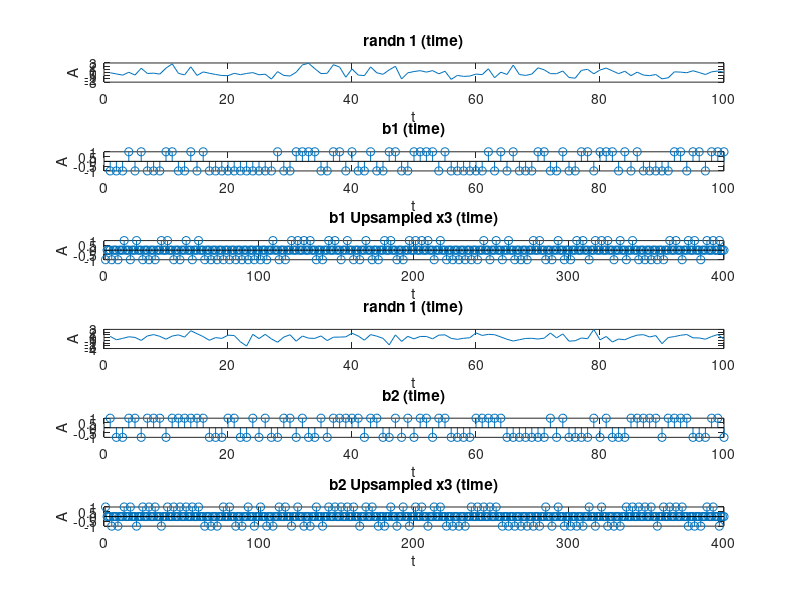
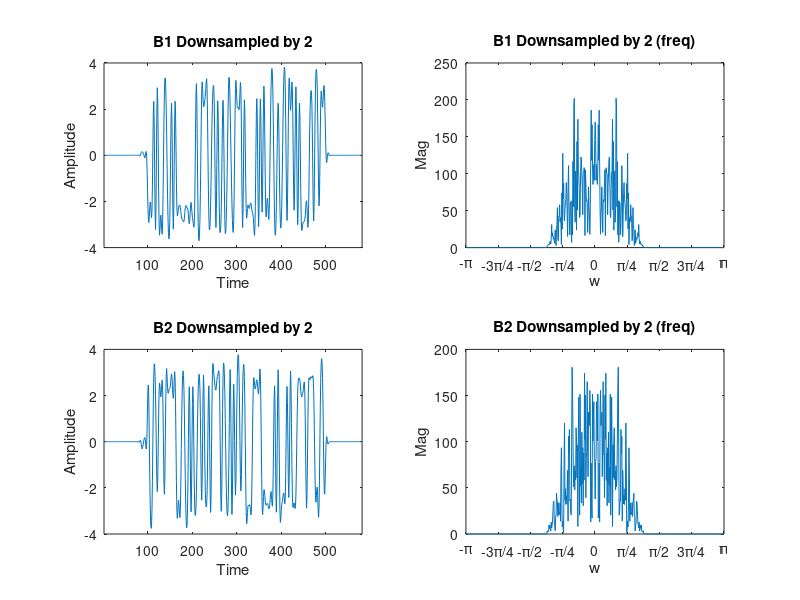
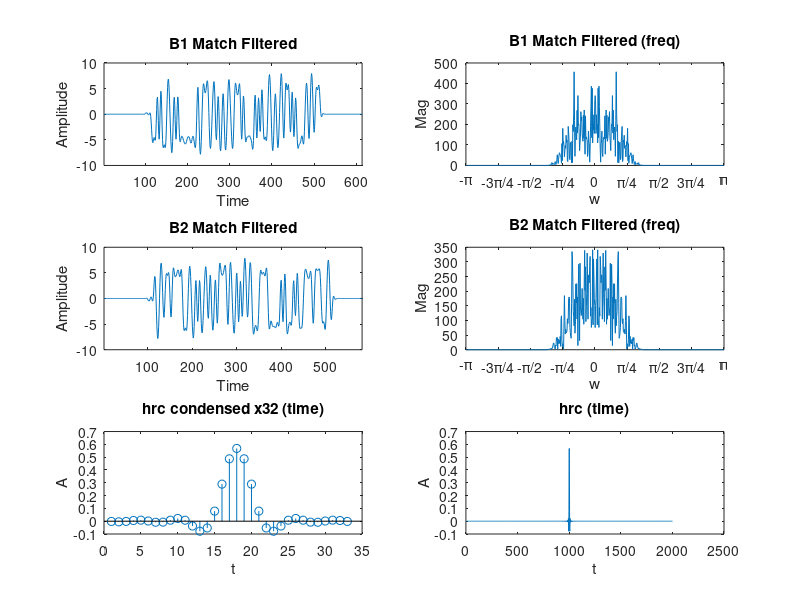
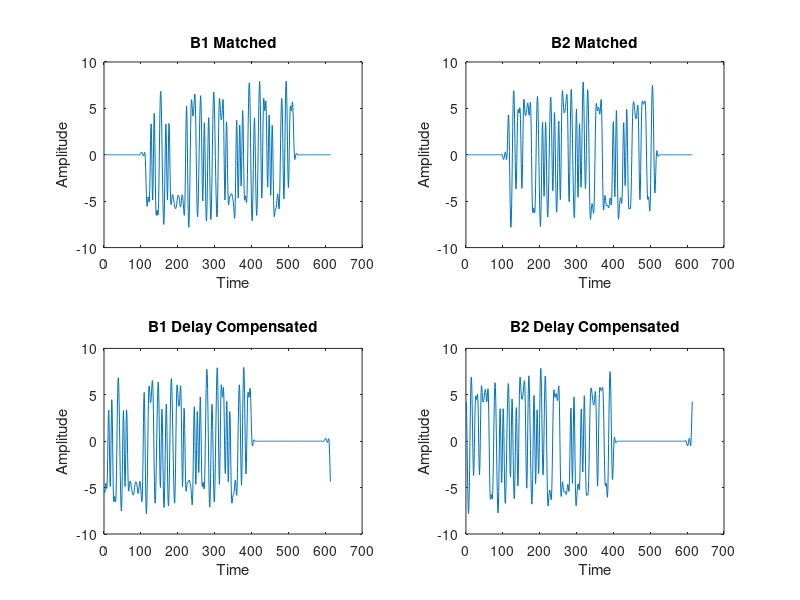

MATLAB code for these plots, in order:
%--Created by: Richard Cerrato--%
%--Date: 11/1/2023--%
%--Use ctrl-f and search 'PART[1-6]' to flip through different sections--%
%--Just click "Run", to test new random bit sequences, run the program again--%

%----------BIT SEQUENCE GENERATOR----------%
%--PART1--%


sequence_len = 100; % Change this to adjust length of b1 and b2 bit sequences

x1 = randn(1,sequence_len); % Generate a random seuqnce of numbers positve and negative with a zero-mean distribution of length sequnce_len 
x2 = randn(1,sequence_len);

b1 = zeros(size(sequence_len)); % Create an array of all zeros of the same size as the random sequence
b2 = zeros(size(sequence_len));

b1(x1 >= 0) = 1; % For every positive value of the random sequence, assign a +1 to the ne array
b1(x1 < 0) = -1; % For every negative value of the random sequence, assign a -1 to the ne array

b2(x2 >= 0) = 1;
b2(x2 < 0) = -1;

b1_upsampled = zeros(1, sequence_len * 4); % Create a new array with all zeros 4 times the size of the sequence
b1_upsampled(1:4:end) = b1; % Replace the values of the bit sequence every 4th element

b2_upsampled = zeros(1, sequence_len * 4);
b2_upsampled(1:4:end) = b2;

figure(1);

subplot(6,1,1)
plot(x1);
title('randn 1 (time)');
xlabel('t');
ylabel('A');

subplot(6,1,2)
stem(b1);
title('b1 (time)');
xlabel('t');
ylabel('A');

subplot(6,1,3)
stem(b1_upsampled);
title('b1 Upsampled x3 (time)');
xlabel('t');
ylabel('A');

subplot(6,1,4)
plot(x2);
title('randn 1 (time)');
xlabel('t');
ylabel('A');

subplot(6,1,5)
stem(b2);
title('b2 (time)');
xlabel('t');
ylabel('A');

subplot(6,1,6)
stem(b2_upsampled);
title('b2 Upsampled x3 (time)');
xlabel('t');
ylabel('A');


%----------RAISED COSINE FUNCTION GENERATOR----------%
%--PART2--%


T = 4;
B = 0.5;

up_bound = (pi * (1 + B)) / T; % Establish the upper and lower bounds of the piecewise function
down_bound = (pi * (1 - B)) / T;

w = -pi:0.001*pi:pi;  % Set the sample rate and range

val1 = sqrt(T); % Define the function at different parts of the piecewise

val2 = sqrt( (T / 2) * (1 + cos((T / (2 * B)) * (abs(w) - down_bound))));

Hrc = zeros(size(w)); % Create an array of zeros the size of the number of samples


Hrc(abs(w) >= 0 & abs(w) <= down_bound) = val1; % Replace values with the outcome of the piecewise for each part depending on the bounds of w
Hrc(abs(w) >= down_bound & abs(w) <= up_bound) = val2(abs(w) >= down_bound & abs(w) <= up_bound);


hrc = ifft(fftshift(Hrc)); % Take the inverse fourier transform of Hrc, and center it, only plotting real values
hrc = real(fftshift(hrc));


start_index = max(1000 - 16, 1); % Find the center and the indexes of the values 16 to the let and right of the center
end_index = min(1000 + 16, length(hrc));

hrc_condensed= hrc(start_index:end_index); % create a new array that only includes 32 samples of hrc, 16 to right and left

% figure(2);
% 
% subplot(3,1,1)
% plot(Hrc)
% title('Hrc (freq)');
% xlabel('w');
% ylabel('Mag');
% 
% 
% subplot(3,1,2)
% plot(hrc)
% title('hrc (time)');
% xlabel('t');
% ylabel('A');
% 
% 
% subplot(3,1,3)
% stem(hrc_condensed)
% title('hrc condensed x32 (time)');
% xlabel('t');
% ylabel('A');


%----------CONVOLUTION (of b1 and b2 by hrc) VIA SLIDING-WINDOW----------%
%--PART3--%


sampling_rate = 10000;

h = hrc_condensed;


for j = 0:1 % Perform the sliding window twice, once to b1, and once to b2
    
    if j == 0
        x = b1_upsampled; % If itteration 1, set the input signal x to b1
    end
    if j == 1
        x = b2_upsampled; % If itteration 2, set the input signal x to b2
    end
    
    
    sig_end = length(h); % Set the window size equal to the size of hrc (32)
    
    h_transpose = h.'; % Transpose for dot product
    
    X_window = zeros(1,sig_end); % Initialize the window with zeros, again, size 32
    
    y = zeros(1, length(x) + sig_end - 1); % Create an array that stores the dot product and sum of all values
    
    
    for i = 1:length(x)+sig_end-1 % Itterate through entire signal
         if i <= length(x)
            X_window = [x(i), X_window(1:end-1)]; % Shift the window and update with the current input value
         end
         if i > length(x)
             X_window = [0, X_window(1:end-1)]; % If we havent fully engulfed the signal in the window (b1 or b2), add zeros one at a time
         end
        y(i) = sum(X_window .* h); % Store the summed dot product
    end

    if j == 0
        b1_convolved = y; % If itteration 1, set the output signal y to b1_convolved
    end
    if j == 1
        b2_convolved = y; % If itteration 2, set the output signal y to b2_convolved
    end

end

% figure(3);
% 
% subplot(5,1,1)
% stem(h)
% title('hrc condensed x32 (time)');
% xlabel('t');
% ylabel('A');
% 
% subplot(5,1,2)
% stem(b1_upsampled)
% title('b1 Upsampled x3 (time)');
% xlabel('t');
% ylabel('A');
% 
% subplot(5,1,3)
% %stem(b1_convolved)
% plot(b1_convolved)
% title('b1 * hrc (time)');
% xlabel('t');
% ylabel('A');
% 
% subplot(5,1,4)
% stem(b2_upsampled)
% title('b2 Upsampled x3 (time)');
% xlabel('t');
% ylabel('A');
% 
% subplot(5,1,5)
% %stem(b2_convolved)
% plot(b2_convolved)
% title('b2 * hrc (time)');
% xlabel('t');
% ylabel('A');


%----------UPSAMPLING AND LOWPASS FILTERING----------%
%--PART4--%


b1_conv_upsampled = zeros(1, length(b1_convolved) * 20);  % Create a new array with all zeros 20 times the size of the sequence
b1_conv_upsampled(1:20:end) = b1_convolved; % Replace the values of the bit sequence every 20th element

b2_conv_upsampled = zeros(1, length(b2_convolved) * 20); % Do the same for b2
b2_conv_upsampled(1:20:end) = b2_convolved;

b1_freq = real(fft(b1_conv_upsampled)); % Take the real values of the fourier transform of b1 and b2
b2_freq = real(fft(b2_conv_upsampled));

wl = 0.5*(375*2*pi)/(20*2000); % (3*pi)/(8*20) possibly multiply by 1/2

lpf = fir1(50, wl, "low"); % create a lowpass filter with a cutoff frequency that matches the upsampled bandwidth ( 3pi/(8 * 20) )
lpf = 20*lpf; % Scale the magnitude by 20, so the original magnitude can be recovered

b1_filtered = filter(lpf, 1, b1_conv_upsampled); % Apply the lpf in time domain
b2_filtered = filter(lpf, 1, b2_conv_upsampled);

b1_freq_filtered = real(fftshift(fft(b1_filtered))); % Show the applied lpf to b1 and b2 in the frequency domain by taking the fourier transform
b2_freq_filtered = real(fftshift(fft(b2_filtered)));


% figure(4);
% 
% subplot(4,2,1)
% plot(b1_conv_upsampled);
% title('b1 Upsampled x20 (time)');
% xlabel('t');
% ylabel('A');
% 
% subplot(4,2,3)
% semilogy(b1_freq);
% title('b1 Upsampled (freq)');
% xlabel('w');
% ylabel('Mag');
% 
% subplot(4,2,5)
% %semilogy(b1_freq_filtered);
% plot(b1_freq_filtered);
% title('b1 Upsampled lpf (freq)');
% xlabel('w');
% ylabel('Mag');
% 
% subplot(4,2,7)
% plot(b1_filtered);
% title('b1 Upsampled lpf (time)');
% xlabel('t');
% ylabel('A');
% 
% subplot(4,2,2)
% plot(b2_conv_upsampled);
% title('b2 Upsampled x20 (time)');
% xlabel('t');
% ylabel('A');
% 
% subplot(4,2,4)
% semilogy(b2_freq);
% title('b2 Upsampled (freq)');
% xlabel('w');
% ylabel('Mag');
% 
% subplot(4,2,6)
% %semilogy(b2_freq_filtered);
% plot(b2_freq_filtered);
% title('b2 Upsampled lpf (freq)');
% xlabel('w');
% ylabel('Mag');
% 
% subplot(4,2,8)
% plot(b2_filtered);
% title('b2 Upsampled lpf (time)');
% xlabel('t');
% ylabel('A');


%----------SINE AND COSINE MODULATION s[n]----------%
%--PART5--%


wc = (0.44 * pi) ; % Set the carrier frequency to 0.44pi

%modulated_b1 = cos(wc * n + b1_filtered);
%modulated_b2 = sin(wc * n + b2_filtered);

%n = 0:4/(8640-1):4;

modulated_b1 = cos(wc * (0:1:length(b1_filtered) - 1 )) .*b1_filtered; % Multiply both signals by their respective carrier signals, with the carrier signals scaled
modulated_b2 = sin(wc * (0:1:length(b2_filtered) - 1 )) .*b2_filtered; % This is done in the time domain

b1_freq_mod = real(fftshift(fft(modulated_b1))); % Take the fourier transofrm of these modulated signals, center them and plot real values
b2_freq_mod = real(fftshift(fft(modulated_b2)));

combined_sig = modulated_b1 + modulated_b2; % Add the two signals together to get one signal
combined_sig_freq = real(fftshift(fft(combined_sig))); % Take the fourier transofrm


step = 2 * pi / length(b1_freq_mod); % Set plotting parameters
w = -pi:step:pi - step;

% figure(5);
% 
% subplot(4, 2, 1);
% plot(b1_filtered);
% title('b1');
% xlabel('Time');
% ylabel('Amplitude');
% 
% subplot(4, 2, 3);
% plot(modulated_b1);
% title('Modulated b1');
% xlabel('Time');
% ylabel('Amplitude');
% 
% subplot(4, 2, 5);
% plot(w, b1_freq_mod);
% title('Modulated b1 (freq)');
% xlabel('w');
% ylabel('Mag');
% 
% subplot(4, 2, 7);
% plot(combined_sig);
% title('Combined Signal');
% xlabel('Time');
% ylabel('Amplitude');
% 
% subplot(4, 2, 2);
% plot(b2_filtered);
% title('b2');
% xlabel('Time');
% ylabel('Amplitude');
% 
% subplot(4, 2, 4);
% plot(modulated_b2);
% title('Modulated b2');
% xlabel('Time');
% ylabel('Amplitude');
% 
% subplot(4, 2, 6);
% semilogy(w, b2_freq_mod);
% title('Modulated b2 (freq)');
% xlabel('w');
% ylabel('Mag');
% 
% subplot(4, 2, 8);
% semilogy(w, combined_sig_freq);
% title('Combined Signal (freq)');
% xlabel('w');
% ylabel('Mag');
% set(gca,'XTick',-pi:pi/4:pi);
% set(gca,'XTickLabel',{'-\pi','-3\pi/4','-\pi/2','-\pi/4','0','\pi/4','\pi/2','3\pi/4','\pi'})


%----------ADDITION OF NOISE----------%
%--PART6--%


noise = randn(1,length(combined_sig)); % Generate a random seuqnce of numbers positve and negative with a zero-mean distribution of length equal to the combined signals length

noise = 0.1*noise;

noise_freq = real(fftshift(fft(noise))); % Take the fourier transform, center it and only look at real values

transmitted_sig = combined_sig + noise; % Add the noise to the combined signal to simulate noise

transmitted_sig_freq = real(fftshift(fft(transmitted_sig))); % Take the fourier transform, center it and only look at real values

% figure(6);
% 
% subplot(3, 2, 1);
% plot(combined_sig);
% title('Combined Signal');
% xlabel('Time');
% ylabel('Amplitude');
% 
% subplot(3, 2, 2);
% semilogy(w, combined_sig_freq);
% title('Combined Signal (freq)');
% xlabel('w');
% ylabel('Mag');
% set(gca,'XTick',-pi:pi/4:pi);
% set(gca,'XTickLabel',{'-\pi','-3\pi/4','-\pi/2','-\pi/4','0','\pi/4','\pi/2','3\pi/4','\pi'})
% 
% subplot(3, 2, 3);
% plot(noise);
% title('Noise');
% xlabel('Time');
% ylabel('Amplitude');
% 
% subplot(3, 2, 4);
% plot(w, noise_freq);
% title('Noise (freq)');
% xlabel('w');
% ylabel('Mag');
% set(gca,'XTick',-pi:pi/4:pi);
% set(gca,'XTickLabel',{'-\pi','-3\pi/4','-\pi/2','-\pi/4','0','\pi/4','\pi/2','3\pi/4','\pi'})
% 
% subplot(3, 2, 5);
% plot(transmitted_sig);
% title('Signal with Noise');
% xlabel('Time');
% ylabel('Amplitude');
% 
% subplot(3, 2, 6);
% plot(w, transmitted_sig_freq);
% title('Signal with Noise (freq)');
% xlabel('w');
% ylabel('Mag');
% set(gca,'XTick',-pi:pi/4:pi);
% set(gca,'XTickLabel',{'-\pi','-3\pi/4','-\pi/2','-\pi/4','0','\pi/4','\pi/2','3\pi/4','\pi'})



%--Created by: Richard Cerrato--%
%--Date: 11/18/2023--%
%--Use ctrl-f and search 'PART[1-6]' to flip through different sections--%
%--Just click "Run" to excecute the program again. You must have all the--%
%--included files in the same directory, they are the final output signals--%
%--from Computing Assignment 1. If you wish to use your own inputs, you must--%
%--name the files the same way I did--%

%----------Bandpass Filter to Received Signal----------%
%--PART1--%


% Set the filter parameters
cutoff_frequency = (3)/160; % Adjust the cutoff frequency
center_frequency = 0.44*pi;
filter_order = 300; % Adjust the filter order (CHANGE BACK TO 1000)

% Define the time vector
n = 0:filter_order;

% Generate the bandpass filter
h = (cutoff_frequency)*sinc(cutoff_frequency * (n - ((filter_order - 1)/2))) .* blackman(filter_order+1)';
% Generate the cosine modulation
cosine_modulation = 2*cos(center_frequency * n);

% Apply the cosine modulation to shift the center frequency
h_shifted = h .* cosine_modulation;
%h_zerosa = h_shifted(1:length(transmitted_sig_freq));

sig_len = length(transmitted_sig); % Sets the amount of samples 

x = transmitted_sig;

%freq_math = h_freq .* transmitted_sig_freq;

sig_end = length(h_shifted); % creating a variable length for the impulse response signal (this should be 32 in our case)

h_transpose = h_shifted.'; % transposing the matrix h, converting it from a 32x1 to a 1x32 (for matrix math)
    
X_window = zeros(1,sig_end); % creating the sliding window matrix the same size as the impulse response signal, this will be populated with values from the input signal
    
passed_sig = zeros(1, length(x) + sig_end - 1); % creating the vector that will store the convultion result
    
for i = 1:length(x)+sig_end-1 % perfrom the sliding window opperation, it will itterate through the entire input signal (1000) and the transient response (+ 32 - 1)
     if i <= length(x)
        X_window = [x(i), X_window(1:end-1)]; % Shift the window and update with the current input value
     end
     if i > length(x) % if the window is beyond the input signals length, populate the remaining window points with zeros
         X_window = [0, X_window(1:end-1)];
     end
    passed_sig(i) = sum(X_window .* h_shifted); % perform the dot product of the window and the impulse response every itteration and sum it up, store this total in one element of the vector y
end

num_samples = length(transmitted_sig); % Reduces the outter edge of the bandpassed signal to be the length of the received signal
passed_sig = passed_sig(1:num_samples); % This effectively removes the transient state

passed_sig_freq = real(fftshift(fft(passed_sig))); % Takes the fourier transform to put the signal in the frequency domain
h_freq = (fftshift(fft(h_shifted,length(transmitted_sig_freq))));

% Test filtering by multiplying in frequ instead of convolving in time
% --------------------------------------------------------------------

test_filtered = h_freq.*transmitted_sig_freq;

%---------------------------------------------------------------------

freq_axis = linspace(-pi, pi, length(h_freq)); % This creates a variable for the frequency indexes that creates radian values that correspond to sample values

% figure(7);
% 
% subplot(3,1,1);
% plot(n, h);
% title('Lowpass Filter using Sinc Function and Blackman Window');
% xlabel('Time');
% ylabel('Amplitude');
% 
% subplot(3,1,2);
% plot(n, h_shifted);
% title('Bandpass Filter using Sinc Function and Blackman Window');
% xlabel('Time');
% ylabel('Amplitude');
% 
% subplot(3,1,3);
% plot(freq_axis, abs(h_freq));
% title('Frequency Response of Bandpass Filter');
% xlabel('w');
% ylabel('Mag');
% xlim([-pi, pi]);
% set(gca,'XTick',-pi:pi/4:pi);
% set(gca,'XTickLabel',{'-\pi','-3\pi/4','-\pi/2','-\pi/4','0','\pi/4','\pi/2','3\pi/4','\pi'});
% 
% figure(8);
% 
% subplot(3,2,1);
% plot(n, h_shifted);
% title('Bandpass Filter');
% xlabel('Time');
% ylabel('Amplitude');
% 
% subplot(3,2,3);
% plot(transmitted_sig);
% title('Received Signal');
% xlabel('Time');
% ylabel('Amplitude');
% xlim([1, num_samples]);
% 
% % Display the frequency response
% subplot(3,2,2);
% plot(freq_axis, abs(h_freq));
% title('Frequency Response of Bandpass Filter');
% xlabel('w');
% ylabel('Mag');
% xlim([-pi, pi]);
% set(gca,'XTick',-pi:pi/4:pi);
% set(gca,'XTickLabel',{'-\pi','-3\pi/4','-\pi/2','-\pi/4','0','\pi/4','\pi/2','3\pi/4','\pi'});
% 
% subplot(3,2,4);
% plot(freq_axis, abs(transmitted_sig_freq));
% title('Received Signal (freq)');
% xlabel('w');
% ylabel('Mag');
% xlim([-pi, pi]);
% set(gca,'XTick',-pi:pi/4:pi);
% set(gca,'XTickLabel',{'-\pi','-3\pi/4','-\pi/2','-\pi/4','0','\pi/4','\pi/2','3\pi/4','\pi'});
% 
% subplot(3,2,6);
% plot(freq_axis, abs(passed_sig_freq));
% title('Bandpassed Signal (freq)');
% xlabel('w');
% ylabel('Mag');
% xlim([-pi, pi]);
% set(gca,'XTick',-pi:pi/4:pi);
% set(gca,'XTickLabel',{'-\pi','-3\pi/4','-\pi/2','-\pi/4','0','\pi/4','\pi/2','3\pi/4','\pi'});
% 
% subplot(3,2,5);
% plot(passed_sig);
% title('Bandpassed Signal');
% xlabel('Time');
% ylabel('Amplitude');
% xlim([1, num_samples]);
% 
% figure(9);
% 
% plot(freq_axis, abs(test_filtered));
% title('Multiplied Bandpass and Input in Freq');
% xlabel('w');
% ylabel('Mag');
% xlim([-pi, pi]);
% set(gca,'XTick',-pi:pi/4:pi);
% set(gca,'XTickLabel',{'-\pi','-3\pi/4','-\pi/2','-\pi/4','0','\pi/4','\pi/2','3\pi/4','\pi'});


%----------Downsampling Filtered Signal----------%
%--PART2--%


downsampled_val = 10; % Establishes the downsampling rate to be 10

down_sampled_sig = zeros(1,(length(passed_sig)/downsampled_val)); % Creates a new array of length = the bandpass filtered signal divided by the downsample rate (10)

for i = 1:length(passed_sig) % passes through every sample/value of the bandpassed signal
    modu = mod(i,downsampled_val);
    if modu == 0 % If the sample's index is divisble by 10 (10, 20, 30, 40...)
        down_sampled_sig(i/downsampled_val) = passed_sig(i); % Store the value of those ideces in the new array, one after the other
    end
end

num_samples = length(passed_sig);

down_sampled_sig_freq = fftshift(fft(down_sampled_sig)); % Takes the fourier transform to put the signal in the frequency domain

freq_axis = linspace(-pi, pi, length(passed_sig_freq));
new_freq_axis = linspace(-pi, pi, length(down_sampled_sig_freq));

% old center frequency = 0.44pi

downsamp_center_freq = center_frequency*downsampled_val; % new center frequency = 0.44pi * 10 = 4.4pi

while true % this is not centered in between 0 and 2pi 
    if downsamp_center_freq > (2*pi) % so we subtract 2pi from it until we get a value in between 0 and 2pi
        downsamp_center_freq = downsamp_center_freq - (2*pi); % this is done in this loop
    else 
        break; % Once the value is in between 0 and 2pi it stops, saving that value
    end
end % 4.4pi -2pi -2pi = 0.4pi <- new carrier frequency


% figure(10);
% 
% subplot(2,2,2);
% plot(freq_axis, abs(passed_sig_freq));
% title('Bandpassed Signal (freq)');
% xlabel('w');
% ylabel('Mag');
% xlim([-pi, pi]);
% set(gca,'XTick',-pi:pi/4:pi);
% set(gca,'XTickLabel',{'-\pi','-3\pi/4','-\pi/2','-\pi/4','0','\pi/4','\pi/2','3\pi/4','\pi'});
% 
% subplot(2,2,1);
% plot(passed_sig);
% title('Bandpassed Signal');
% xlabel('Time');
% ylabel('Amplitude');
% xlim([1, num_samples]);
% 
% subplot(2,2,4);
% plot(new_freq_axis, abs(down_sampled_sig_freq));
% title('Downsampled Signal (freq)');
% xlabel('w');
% ylabel('Mag');
% xlim([-pi, pi]);
% set(gca,'XTick',-pi:pi/4:pi);
% set(gca,'XTickLabel',{'-\pi','-3\pi/4','-\pi/2','-\pi/4','0','\pi/4','\pi/2','3\pi/4','\pi'});
% 
% subplot(2,2,3);
% plot(down_sampled_sig);
% title('Downsampled Signal');
% xlabel('Time');
% ylabel('Amplitude');
% xlim([1, length(down_sampled_sig)]);


%----------Demodulating B1 and B2 Signals from combined Signal----------%
%--PART3--%


b1_demodulated = down_sampled_sig .* cos(downsamp_center_freq * (0:1:length(down_sampled_sig) - 1)); % Multiply the combined signal by a sine and cosine wave 
b2_demodulated = down_sampled_sig .* sin(downsamp_center_freq * (0:1:length(down_sampled_sig) - 1)); % Both containing the new downasmpled center frequencies, this aextracts B1 and B2

b1_demodulated_freq = fftshift(fft(b1_demodulated)); % Takes the fourier transform to put the signal in the frequency domain
b2_demodulated_freq = fftshift(fft(b2_demodulated));

demod_freq_axis = linspace(-pi, pi, length(b1_demodulated_freq)); 
demod_num_samples = length(b1_demodulated);

% figure(11);
% 
% subplot(3,2,1);
% plot(down_sampled_sig);
% title('Downsampled Signal');
% xlabel('Time');
% ylabel('Amplitude');
% xlim([1, demod_num_samples]);
% 
% subplot(3,2,2);
% plot(demod_freq_axis, abs(down_sampled_sig_freq));
% title('Downsampled Signal (freq)');
% xlabel('w');
% ylabel('Mag');
% xlim([-pi, pi]);
% set(gca,'XTick',-pi:pi/4:pi);
% set(gca,'XTickLabel',{'-\pi','-3\pi/4','-\pi/2','-\pi/4','0','\pi/4','\pi/2','3\pi/4','\pi'});
% 
% subplot(3,2,3);
% plot(b1_demodulated);
% title('B1 Demodulated By Cosine Signal');
% xlabel('Time');
% ylabel('Amplitude');
% xlim([1, demod_num_samples]);
% 
% subplot(3,2,4);
% plot(demod_freq_axis, abs(b1_demodulated_freq));
% title('B1 Demodulated By Cosine Signal (freq)');
% xlabel('w');
% ylabel('Mag');
% xlim([-pi, pi]);
% set(gca,'XTick',-pi:pi/4:pi);
% set(gca,'XTickLabel',{'-\pi','-3\pi/4','-\pi/2','-\pi/4','0','\pi/4','\pi/2','3\pi/4','\pi'});
% 
% subplot(3,2,5);
% plot(b2_demodulated);
% title('B2 Demodulated By Sine Signal');
% xlabel('Time');
% ylabel('Amplitude');
% xlim([1, demod_num_samples]);
% 
% subplot(3,2,6);
% plot(demod_freq_axis, abs(b2_demodulated_freq));
% title('B2 Demodulated By Sine Signal (freq)');
% xlabel('w');
% ylabel('Mag');
% xlim([-pi, pi]);
% set(gca,'XTick',-pi:pi/4:pi);
% set(gca,'XTickLabel',{'-\pi','-3\pi/4','-\pi/2','-\pi/4','0','\pi/4','\pi/2','3\pi/4','\pi'});


%----------Lowpass Filtering the Demodulated Signals ----------%
%--PART4--%


downsamp_cutoff_freq = cutoff_frequency*10;
% Defines the lowpass filtere as a sinc function with a cutoff frequency
% equal to the original one scaled by the downsampled rate (10)
lpf = (downsampled_val)*(downsamp_cutoff_freq)*sinc(downsamp_cutoff_freq * (n - ((filter_order - 1)/2))) .* blackman(filter_order+1)';

mod_sig_len = length(b1_demodulated); % Sets the amount of samples 

for j = 0:1 % Perform the sliding window twice, once to b1, and once to b2
    
    if j == 0
        x1 = b1_demodulated; % If itteration 1, set the input signal x to b1
    end
    if j == 1
        x1 = b2_demodulated; % If itteration 2, set the input signal x to b2
    end
    
    
    sig_end = length(lpf); % Set the window size equal to the size of hrc (32)
    
    h_transpose = lpf.'; % Transpose for dot product
    
    X_window1 = zeros(1,sig_end); % Initialize the window with zeros, again, size 32
    
    y1 = zeros(1, length(x1) + sig_end - 1); % Create an array that stores the dot product and sum of all values
    
    
    for i = 1:length(x1)+sig_end-1 % Itterate through entire signal
         if i <= length(x1)
            X_window1 = [x1(i), X_window1(1:end-1)]; % Shift the window and update with the current input value
         end
         if i > length(x1)
             X_window1 = [0, X_window1(1:end-1)]; % If we havent fully engulfed the signal in the window (b1 or b2), add zeros one at a time
         end
        y1(i) = sum(X_window1 .* lpf); % Store the summed dot product
    end

    if j == 0
        b1_lpf = y1; % If itteration 1, set the output signal y to b1_convolved
    end
    if j == 1
        b2_lpf = y1; % If itteration 2, set the output signal y to b2_convolved
    end

end

b1_lpf_freq = fftshift(fft(b1_lpf)); % Takes the fourier transform to put the signal in the frequency domain
b2_lpf_freq = fftshift(fft(b2_lpf));

demod_freq_axis = linspace(-pi, pi, length(b1_demodulated_freq)); % Sets a radian axis from -pi to pi that corresponds to the samples in the demodulated signals
demod_num_samples = length(b1_demodulated); % stores the number of samples in the demodulated signals (b1 and b2 are the same)

lpf_freq_axis = linspace(-pi, pi, length(b1_lpf_freq)); % Sets a radian axis from -pi to pi that corresponds to the samples in the filtered signals
lpf_samples = length(b1_lpf);

% figure(12);
% 
% subplot(3,2,1);
% plot(down_sampled_sig);
% title('Downsampled Signal');
% xlabel('Time');
% ylabel('Amplitude');
% xlim([1, demod_num_samples]);
% 
% subplot(3,2,2);
% plot(demod_freq_axis, abs(down_sampled_sig_freq));
% title('Downsampled Signal (freq)');
% xlabel('w');
% ylabel('Mag');
% xlim([-pi, pi]);
% set(gca,'XTick',-pi:pi/4:pi);
% set(gca,'XTickLabel',{'-\pi','-3\pi/4','-\pi/2','-\pi/4','0','\pi/4','\pi/2','3\pi/4','\pi'});
% 
% subplot(3,2,3);
% plot(b1_demodulated);
% title('B1 Demodulated By Cosine Signal');
% xlabel('Time');
% ylabel('Amplitude');
% xlim([1, demod_num_samples]);
% 
% subplot(3,2,4);
% plot(demod_freq_axis, abs(b1_demodulated_freq));
% title('B1 Demodulated By Cosine Signal (freq)');
% xlabel('w');
% ylabel('Mag');
% xlim([-pi, pi]);
% set(gca,'XTick',-pi:pi/4:pi);
% set(gca,'XTickLabel',{'-\pi','-3\pi/4','-\pi/2','-\pi/4','0','\pi/4','\pi/2','3\pi/4','\pi'});
% 
% subplot(3,2,5);
% plot(b1_lpf);
% title('B1 Demodulated lpf');
% xlabel('Time');
% ylabel('Amplitude');
% xlim([1, lpf_samples]);
% 
% subplot(3,2,6);
% plot(lpf_freq_axis, abs(b1_lpf_freq));
% title('B1 Demodulated lpf (freq)');
% xlabel('w');
% ylabel('Mag');
% xlim([-pi, pi]);
% set(gca,'XTick',-pi:pi/4:pi);
% set(gca,'XTickLabel',{'-\pi','-3\pi/4','-\pi/2','-\pi/4','0','\pi/4','\pi/2','3\pi/4','\pi'});
% 
% figure(13);
% 
% subplot(3,2,1);
% plot(down_sampled_sig);
% title('Downsampled Signal');
% xlabel('Time');
% ylabel('Amplitude');
% xlim([1, demod_num_samples]);
% 
% subplot(3,2,2);
% plot(demod_freq_axis, abs(down_sampled_sig_freq));
% title('Downsampled Signal (freq)');
% xlabel('w');
% ylabel('Mag');
% xlim([-pi, pi]);
% set(gca,'XTick',-pi:pi/4:pi);
% set(gca,'XTickLabel',{'-\pi','-3\pi/4','-\pi/2','-\pi/4','0','\pi/4','\pi/2','3\pi/4','\pi'});
% 
% subplot(3,2,3);
% plot(b2_demodulated);
% title('B2 Demodulated By Sine Signal');
% xlabel('Time');
% ylabel('Amplitude');
% xlim([1, demod_num_samples]);
% 
% subplot(3,2,4);
% plot(demod_freq_axis, abs(b2_demodulated_freq));
% title('B2 Demodulated By Sine Signal (freq)');
% xlabel('w');
% ylabel('Mag');
% xlim([-pi, pi]);
% set(gca,'XTick',-pi:pi/4:pi);
% set(gca,'XTickLabel',{'-\pi','-3\pi/4','-\pi/2','-\pi/4','0','\pi/4','\pi/2','3\pi/4','\pi'});
% 
% subplot(3,2,5);
% plot(b2_lpf);
% title('B2 Demodulated lpf');
% xlabel('Time');
% ylabel('Amplitude');
% xlim([1, lpf_samples]);
% 
% subplot(3,2,6);
% plot(lpf_freq_axis, abs(b2_lpf_freq));
% title('B2 Demodulated lpf (freq)');
% xlabel('w');
% ylabel('Mag');
% xlim([-pi, pi]);
% set(gca,'XTick',-pi:pi/4:pi);
% set(gca,'XTickLabel',{'-\pi','-3\pi/4','-\pi/2','-\pi/4','0','\pi/4','\pi/2','3\pi/4','\pi'});

b1_lpf = downsample(b1_lpf,2); % Downsample by factor of 2
b2_lpf = downsample(b2_lpf,2);

b1_lpf_freq = fftshift(fft(b1_lpf)); % Takes the fourier transform to put the signal in the frequency domain
b2_lpf_freq = fftshift(fft(b2_lpf));

downl_freq_axis = linspace(-pi, pi, length(b1_lpf_freq)); % Sets a radian axis from -pi to pi that corresponds to the samples in the filtered signals
downl_samples = length(b1_lpf);

figure(14);

subplot(2,2,2);
plot(downl_freq_axis, abs(b1_lpf_freq));
title('B1 Downsampled by 2 (freq)');
xlabel('w');
ylabel('Mag');
xlim([-pi, pi]);
set(gca,'XTick',-pi:pi/4:pi);
set(gca,'XTickLabel',{'-\pi','-3\pi/4','-\pi/2','-\pi/4','0','\pi/4','\pi/2','3\pi/4','\pi'});

subplot(2,2,1);
plot(b1_lpf);
title('B1 Downsampled by 2');
xlabel('Time');
ylabel('Amplitude');
xlim([1, downl_samples]);

subplot(2,2,4);
plot(downl_freq_axis, abs(b2_lpf_freq));
title('B2 Downsampled by 2 (freq)');
xlabel('w');
ylabel('Mag');
xlim([-pi, pi]);
set(gca,'XTick',-pi:pi/4:pi);
set(gca,'XTickLabel',{'-\pi','-3\pi/4','-\pi/2','-\pi/4','0','\pi/4','\pi/2','3\pi/4','\pi'});

subplot(2,2,3);
plot(b2_lpf);
title('B2 Downsampled by 2');
xlabel('Time');
ylabel('Amplitude');
xlim([1, downl_samples]);


%--Created by: Richard Cerrato--%
%--Date: 12/1/2023--%
%--Computing Assignment 3--%

%----------Match Filtering----------%
%--PART1--%

h = flip(hrc_condensed);

for j = 0:1 % Perform the sliding window twice, once to b1, and once to b2
    
    if j == 0
        x2 = b1_lpf; % If itteration 1, set the input signal x to b1
    end
    if j == 1
        x2 = b2_lpf; % If itteration 2, set the input signal x to b2
    end
    
    
    sig_end = length(h); % Set the window size equal to the size of hrc (32)
    
    h_transpose = h.'; % Transpose for dot product
    
    X2_window = zeros(1,sig_end); % Initialize the window with zeros, again, size 32
    
    y2 = zeros(1, length(x2) + sig_end - 1); % Create an array that stores the dot product and sum of all values
    
    
    for i = 1:length(x2)+sig_end-1 % Itterate through entire signal
         if i <= length(x2)
            X2_window = [x2(i), X2_window(1:end-1)]; % Shift the window and update with the current input value
         end
         if i > length(x2)
             X2_window = [0, X2_window(1:end-1)]; % If we havent fully engulfed the signal in the window (b1 or b2), add zeros one at a time
         end
        y2(i) = sum(X2_window .* h); % Store the summed dot product
    end

    if j == 0
        b1_matched = y2; % If itteration 1, set the output signal y to b1_convolved
    end
    if j == 1
        b2_matched = y2; % If itteration 2, set the output signal y to b2_convolved
    end

end

%b1_matched = conv(hrc_condensed, b1_lpf);
%b2_matched = conv(hrc_condensed, b2_lpf);


b1_matched_freq = fftshift(fft(b1_matched)); % Takes the fourier transform to put the signal in the frequency domain
b2_matched_freq = fftshift(fft(b2_matched));

matched_freq_axis = linspace(-pi, pi, length(b1_matched_freq)); % Sets a radian axis from -pi to pi that corresponds to the samples in the filtered signals
matched_samples = length(b1_matched);

figure(15);

subplot(3,2,6)
plot(hrc)
title('hrc (time)');
xlabel('t');
ylabel('A');


subplot(3,2,5)
stem(hrc_condensed)
title('hrc condensed x32 (time)');
xlabel('t');
ylabel('A');

subplot(3,2,2);
plot(matched_freq_axis, abs(b1_matched_freq));
title('B1 Match Filtered (freq)');
xlabel('w');
ylabel('Mag');
xlim([-pi, pi]);
set(gca,'XTick',-pi:pi/4:pi);
set(gca,'XTickLabel',{'-\pi','-3\pi/4','-\pi/2','-\pi/4','0','\pi/4','\pi/2','3\pi/4','\pi'});

subplot(3,2,1);
plot(b1_matched);
title('B1 Match Filtered');
xlabel('Time');
ylabel('Amplitude');
xlim([1, matched_samples]);

subplot(3,2,4);
plot(matched_freq_axis, abs(b2_matched_freq));
title('B2 Match Filtered (freq)');
xlabel('w');
ylabel('Mag');
xlim([-pi, pi]);
set(gca,'XTick',-pi:pi/4:pi);
set(gca,'XTickLabel',{'-\pi','-3\pi/4','-\pi/2','-\pi/4','0','\pi/4','\pi/2','3\pi/4','\pi'});

subplot(3,2,3);
plot(b2_matched);
title('B2 Match Filtered');
xlabel('Time');
ylabel('Amplitude');
xlim([1, downl_samples]);


%----------Delay Estimation----------%
%--PART2--%

largest_delay = length(b1_matched)-length(b1_upsampled);

c = zeros(1,largest_delay);

for m = 1:(largest_delay)

    for n = 1:(length(b1_upsampled))
        c(m) = b1_upsampled(n)*b1_matched(n + m) + c(m);
    end
    
end


[maxVal, delay_idx] = max(c);

disp(['Delay Value: ', num2str(delay_idx)]);

b1_nodelay = circshift(b1_matched, -delay_idx);
b2_nodelay = circshift(b2_matched, -delay_idx);

figure(16);

subplot(2,2,1);
plot(b1_matched);
title('B1 Matched');
xlabel('Time');
ylabel('Amplitude');

subplot(2,2,2);
plot(b2_matched);
title('B2 Matched');
xlabel('Time');
ylabel('Amplitude');

subplot(2,2,3);
plot(b1_nodelay);
title('B1 Delay Compensated');
xlabel('Time');
ylabel('Amplitude');

subplot(2,2,4);
plot(b2_nodelay);
title('B2 Delay Compensated');
xlabel('Time');
ylabel('Amplitude');



%----------Downsampling by 4----------%
%--PART3--%


downsampled_val = 4; % Establishes the downsampling rate to be 10

b1_down_sampled = downsample(b1_nodelay, downsampled_val);
b2_down_sampled = downsample(b2_nodelay, downsampled_val);

b1_down_sampled_freq = fftshift(fft(b1_down_sampled)); % Takes the fourier transform to put the signal in the frequency domain
b2_down_sampled_freq = fftshift(fft(b2_down_sampled)); % Takes the fourier transform to put the signal in the frequency domain

downed_freq_axis = linspace(-pi, pi, length(b1_down_sampled_freq)); % Sets a radian axis from -pi to pi that corresponds to the samples in the filtered signals
downed_samples = length(b1_down_sampled);

figure(17);

subplot(3,2,1);
plot(b1_nodelay);
title('B1 Delay Compensated');
xlabel('Time');
ylabel('Amplitude');

subplot(3,2,2);
plot(b2_nodelay);
title('B2 Delay Compensated');
xlabel('Time');
ylabel('Amplitude');

subplot(3,2,5);
plot(downed_freq_axis, abs(b1_down_sampled_freq));
title('B1 Downsampled by 4 (freq)');
xlabel('w');
ylabel('Mag');
xlim([-pi, pi]);
set(gca,'XTick',-pi:pi/4:pi);
set(gca,'XTickLabel',{'-\pi','-3\pi/4','-\pi/2','-\pi/4','0','\pi/4','\pi/2','3\pi/4','\pi'});

subplot(3,2,3);
plot(b1_down_sampled);
title('B1 Downsampled by 4');
xlabel('Time');
ylabel('Amplitude');
xlim([1, downed_samples]);

subplot(3,2,6);
plot(downed_freq_axis, abs(b2_down_sampled_freq));
title('B2 Downsampled by 4 (freq)');
xlabel('w');
ylabel('Mag');
xlim([-pi, pi]);
set(gca,'XTick',-pi:pi/4:pi);
set(gca,'XTickLabel',{'-\pi','-3\pi/4','-\pi/2','-\pi/4','0','\pi/4','\pi/2','3\pi/4','\pi'});

subplot(3,2,4);
plot(b2_down_sampled);
title('B2 Downsampled by 4');
xlabel('Time');
ylabel('Amplitude');
xlim([1, downed_samples]);


b1_extracted = zeros(1, length(b1_down_sampled));
b2_extracted = zeros(1, length(b2_down_sampled));

for i = 1:length(b1_down_sampled)
    
    if b1_down_sampled(i) > 0
        b1_extracted(i) = 1;
    else
        b1_extracted(i) = -1;
    end

    if b2_down_sampled(i) > 0
        b2_extracted(i) = 1;
    else
        b2_extracted(i) = -1;
    end

end

extracted_samples = length(b1_extracted);

figure(18);

subplot(3,2,3);
stem(b1_extracted);
title('B1 Extracted');
xlabel('Time');
ylabel('Amplitude');
xlim([1, 100]);

subplot(3,2,1);
stem(b1);
title('Original B1');
xlabel('Time');
ylabel('Amplitude');

subplot(3,2,5);
plot(b1_down_sampled);
title('B1 Downsampled by 4');
xlabel('Time');
ylabel('Amplitude');
xlim([1, 100]);

subplot(3,2,4);
stem(b2_extracted);
title('B2 Extracted');
xlabel('Time');
ylabel('Amplitude');
xlim([1, 100]);

subplot(3,2,2);
stem(b2);
title('Original B2');
xlabel('Time');
ylabel('Amplitude');

subplot(3,2,6);
plot(b2_down_sampled);
title('B2 Downsampled by 4');
xlabel('Time');
ylabel('Amplitude');
xlim([1, 100]);

